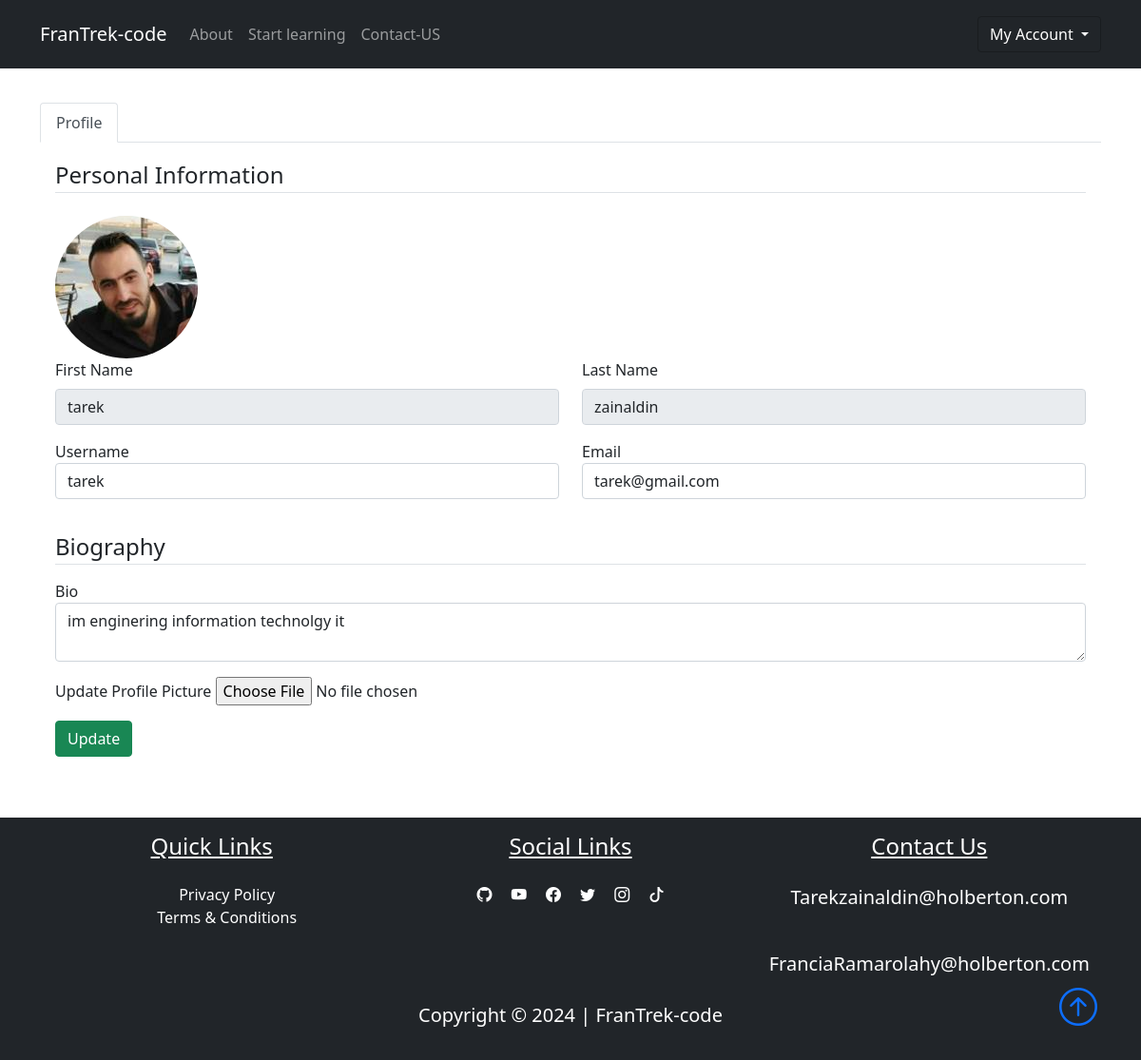
The page /dashboard (signed in) on the database its author committed.
### FranTrek/models.py (models this page shows, shortened)
class User(db.Model, UserMixin):
    id = db.Column(db.Integer, primary_key=True)
    fname = db.Column(db.String(25), nullable=False)
    lname = db.Column(db.String(25), nullable=False)
    username = db.Column(db.String(25), unique=True, nullable=False)
    email = db.Column(db.String(125), unique=True, nullable=False)
    image_file = db.Column(db.String(20), nullable=False, default="default.png")
    bio = db.Column(db.Text, nullable=True)
    password = db.Column(db.String(60), nullable=False)
    lessons = db.relationship("Lesson", backref="author", lazy=True)

### FranTrek/routes.py (the view)
@app.route("/dashboard", methods=["GET", "POST"])
@login_required
def dashboard():
    profile_form = UpdateProfileForm()
    if profile_form.validate_on_submit():
        if profile_form.picture.data:
            picture_file = save_picture(profile_form.picture.data)
            current_user.image_file = picture_file
        current_user.username = profile_form.username.data
        current_user.email = profile_form.email.data
        current_user.bio = profile_form.bio.data
        db.session.commit()
        flash("Your profile has been updated", "success")
        return redirect(url_for("dashboard"))
    elif request.method == "GET":
        profile_form.username.data = current_user.username
        profile_form.email.data = current_user.email
        profile_form.bio.data = current_user.bio
    image_file = url_for("static", filename=f"user_pics/{current_user.image_file}")
    return render_template(
        "dashboard.html",
        title="Dashboard",
        profile_form=profile_form,
        image_file=image_file,
    )

### FranTrek/form.py (shortened to what this page needs)
class UpdateProfileForm(FlaskForm):
    username = StringField(
        "Username", validators=[DataRequired(), Length(min=2, max=25)]
    )
    email = StringField("Email", validators=[DataRequired(), Email()])
    bio = TextAreaField("Bio")
    picture = FileField(
        "Update Profile Picture", validators=[FileAllowed(["jpg", "png"])]
    )
    submit = SubmitField("Update")

### FranTrek/models.py (called while the page is built)
@login_manager.user_loader
def load_user(user_id):
    return User.query.get(int(user_id))

### FranTrek/templates/dashboard.html (shortened to what this page needs)
{%extends "layout.html"%}
{% block content%}
<div class="container my-5">
    <nav>
        <div class="nav nav-tabs" id="tablist">
            <button class="nav-link active" id="nav-profile-tab" data-bs-toggle="tab" data-bs-target="#nav-profile"
                type="button" role="tab" aria-controls="nav-profile" aria-selected="true">Profile</button>
        </div>
    </nav>
    <div class="tab-content" id="nav-tabContent">
        <div class="tab-pane show active fade p-3" id="nav-profile" role="tabpanel" aria-labelledby="nav-profile-tab">
            <form action=" " method="POST" enctype="multipart/form-data">
                <fieldset class='form-group'>
                    <legend class='border-bottom mb-4'>Personal Information</legend>
                    <img class="rounded-circle user-img" src="{{image_file}}" alt="">
                    <div class='form-group'>
                        <div class="row mb-3">
                            <div class="col">
                                <label for="fname" class="form-label">First Name</label>
                                <input class="form-control" type="text" value="{{ current_user.fname}}" readonly>
                            </div>
                            <div class="col">
                                <label for="lname" class="form-label">Last Name</label>
                                <input class="form-control" type="text" value="{{ current_user.lname}}" readonly>
                            </div>
                        </div>
                        <div class="row mb-3">
                            <div class="col">
                                {{ profile_form.username.label(class='form-control-label')}}
                                {% if profile_form.username.errors%}
                                {{ profile_form.username(class='form-control form-control-lg is-invalid')}}
                                <div class="invalid-feedback">
                                    {% for error in profile_form.username.errors %}
                                    <span>{{error}}</span>
                                    {% endfor %}
                                </div>
                                {% else %}
                                {{ profile_form.username(class='form-control form-control')}}
                                {% endif %}
                            </div>
                            <div class="col">
                                {{ profile_form.email.label(class='form-control-label')}}
                                {% if profile_form.email.errors%}
                                {{ profile_form.email(class='form-control form-control-lg is-invalid')}}
                                <div class="invalid-feedback">
                                    {% for error in profile_form.email.errors %}
                                    <span>{{error}}</span>
                                    {% endfor %}
                                </div>
                                {% else %}
                                {{ profile_form.email(class='form-control form-control')}}
                                {% endif %}
                            </div>
                        </div>
                    </div>
                </fieldset>
                <fieldset>
                    <legend class="border-bottom my-3">Biography</legend>
                    <div class="form-group">
                        <div class="my-3">
                            {{ profile_form.bio.label(class='form-control-label') }}
                            {{ profile_form.bio(class='form-control') }}
                        </div>
                        <div class="form-group mb-3">
                            {{ profile_form.picture.label}}
                            {{ profile_form.picture(class='form-control-file')}}
                        </div>
                        <div class="col-12">
                            <button class="btn btn-success" type="submit">Update</button>
                        </div>
                    </div>
                </fieldset>
            </form>
        </div>
    </div>
</div>
{% endblock content %}

### FranTrek/templates/layout.html (shortened to what this page needs)
<!DOCTYPE html>
<html lang="en">
<head>
    <link href="https://cdn.jsdelivr.net/npm/bootstrap@5.1.3/dist/css/bootstrap.min.css" rel="stylesheet">
    <link rel="stylesheet" href="https://cdn.jsdelivr.net/npm/bootstrap-icons@1.11.3/font/bootstrap-icons.min.css">
     <link rel="stylesheet" type="text/css" href="{{url_for('static',filename='main.css')}}">
</head>
<body class="d-flex flex-column min-vh-100">
        <nav class="navbar navbar-expand-lg bg-dark navbar-dark py-3 fixed-top">
        <div class="container">
            <a href="{{url_for('home')}}" class ="navbar-brand">FranTrek-code</a>
            <div class="collapse navbar-collapse" id = "navmenu">
                <ul class="navbar-nav">
                    <li class="nav-item">
                        <a href="{{url_for('about')}}" class="nav-link">About</a>
                    </li>
                   <li class="nav-item">
                    <a href="#learn" class="nav-link">Start learning</a>
                   </li>
                   <li class="nav-item">
                    <a href="#contact"class="nav-link">Contact-US</a>
                   </li>
                </ul>
                 <ul class="navbar-nav ms-auto">
                    {% if current_user.is_authenticated %}
                    <div class="dropdown show">
                        <button class="btn btn-dark bg-dark dropdown-toggle" type="button" id="dropdownMenuButton1"
                            data-bs-toggle="dropdown" aria-expanded="false">
                            My Account
                        </button>
                    </div>
                    {% endif%}
                </ul>
            </div>
        </div>
        </nav>
        {% block content%} {% endblock %}
    <footer class="bg-dark mt-auto " >
        <div class="container p-3">
            <div class="row text-center text-white">
                <div class="col-md-12 col-lg-4 pb-2">
                    <h4 class="text-center text-decoration-underline">Quick Links</h4>
                    <ul class=" nobull pt-3">
                        <li><a href="#" class="link text-white">Privacy Policy</a></li>
                        <li><a href="#" class="link text-white">Terms & Conditions</a></li>
                    </ul>
                </div>
                <div class="col-md-12 col-lg-4">
                    <h4 class="text-center text-decoration-underline pb-3">Social Links</h4>
                    <a href="#" class="text-white p-2"><i class="bi-github"></i></a>
                    <a href="#" class="text-white p-2"><i class="bi-youtube"></i></a>
                    <a href="#" class="text-white p-2"><i class="bi-facebook"></i></a>
                    <a href="#" class="text-white p-2"><i class="bi-twitter"></i></a>
                    <a href="#" class="text-white p-2"><i class="bi-instagram"></i></a>
                    <a href="#" class="text-white p-2"><i class="bi-tiktok"></i></a>
                </div>
                <div class="col-md-12 col-lg-4 pb-2">
                    <h4 class="text-center text-decoration-underline pb-3">Contact Us</h4>
                    <p class="lead">Tarekzainaldin@holberton.com</p>
                    <br>
                    <p class="lead">FranciaRamarolahy@holberton.com</p>
                </div>
            </div>
            <div class="col text-white text-center position-relative">
                <p class="lead font-weight-bold">Copyright &copy; 2024 | FranTrek-code</p>
                <a href="#" class="position-absolute bottom-0 end-0">
                    <i class="bi bi-arrow-up-circle h1"></i>
                </a>
            </div>
        </div>
    </footer>
</body>
</html>

### FranTrek/static/main.css (style rules this page uses)
body::before { display: block; content: ''; height: 60px; }
.user-img { height: 150px; width: 150px; margin-right: 8px; }
.link { text-decoration: none; }
.nobull { list-style-type: none; }

### rows shown on the page
User: fname "tarek", lname "zainaldin", username "tarek", email "tarek@gmail.com", bio "im enginering information technolgy it"

### other values the page prints
{{ profile_form.username.label(class='form-control-label') }} "Username"
{{ profile_form.email.label(class='form-control-label') }} "Email"
{{ profile_form.bio.label(class='form-control-label') }} "Bio"
{{ profile_form.picture.label }} "Update Profile Picture"
